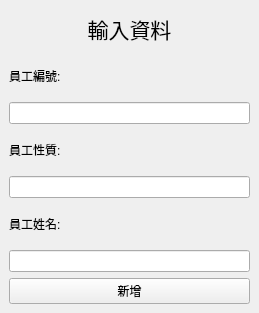
<?xml version="1.0" encoding="UTF-8"?>
<ui version="4.0">
 <class>MainWindow</class>
 <widget class="QMainWindow" name="MainWindow">
  <property name="geometry">
   <rect>
    <x>0</x>
    <y>0</y>
    <width>259</width>
    <height>313</height>
   </rect>
  </property>
  <property name="windowTitle">
   <string>MainWindow</string>
  </property>
  <widget class="QWidget" name="centralwidget">
   <layout class="QVBoxLayout" name="verticalLayout">
    <item>
     <widget class="QLabel" name="inputt">
      <property name="font">
       <font>
        <family>Arial Black</family>
        <pointsize>16</pointsize>
        <weight>50</weight>
        <bold>false</bold>
       </font>
      </property>
      <property name="text">
       <string>輸入資料</string>
      </property>
      <property name="alignment">
       <set>Qt::AlignCenter</set>
      </property>
     </widget>
    </item>
    <item>
     <widget class="QLabel" name="neid">
      <property name="text">
       <string>員工編號:</string>
      </property>
     </widget>
    </item>
    <item>
     <widget class="QLineEdit" name="lineEdit_2"/>
    </item>
    <item>
     <widget class="QLabel" name="neproperty">
      <property name="text">
       <string>員工性質:</string>
      </property>
     </widget>
    </item>
    <item>
     <widget class="QLineEdit" name="lineEdit"/>
    </item>
    <item>
     <widget class="QLabel" name="nename">
      <property name="text">
       <string>員工姓名:</string>
      </property>
     </widget>
    </item>
    <item>
     <widget class="QLineEdit" name="lineEdit_3"/>
    </item>
    <item>
     <widget class="QPushButton" name="newemp">
      <property name="text">
       <string>新增</string>
      </property>
     </widget>
    </item>
   </layout>
  </widget>
 </widget>
 <resources/>
 <connections/>
</ui>
